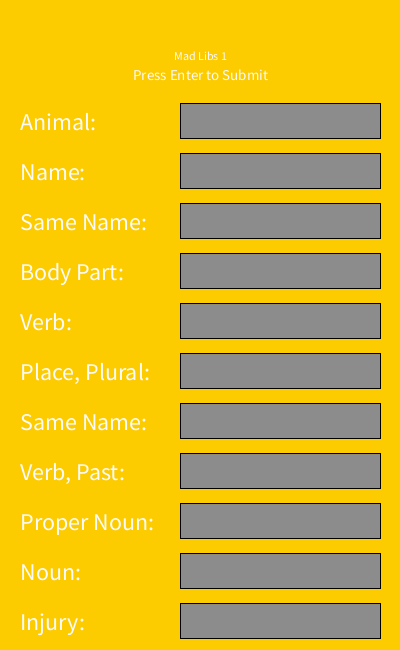
Frame 1 (no input)
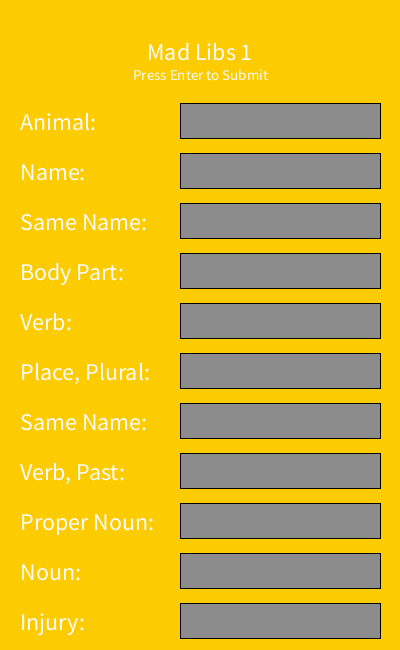
Frame 60 (the mouse pressed at the canvas centre just before this capture)
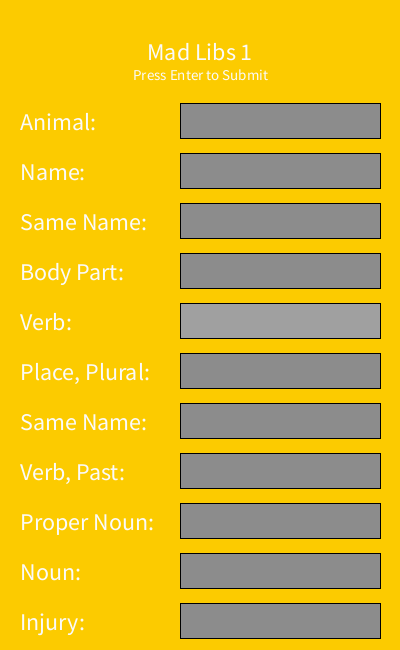
Frame 120 (the mouse held since frame 60 and released just before this capture)

The Processing sketch that drew these frames (run headless with seeded random() and noise(); from frame 60 on, the mouse is pressed at the canvas centre):

// Processing sketch: finalProj
// ── finalProj.pde
ArrayList<TEXTBOX> textboxes = new ArrayList<TEXTBOX>();
String textValues[] = new String [11];

int sceneNumber = 0;

void setup() {
  size(400, 650);

  TEXTBOX animal = new TEXTBOX(180, 103, 200, 35);
  TEXTBOX name = new TEXTBOX(180, 153, 200, 35);   
  TEXTBOX sameName = new TEXTBOX(180, 203, 200, 35);  
  TEXTBOX bodyPart = new TEXTBOX(180, 253, 200, 35);
  TEXTBOX verb = new TEXTBOX(180, 303, 200, 35);
  TEXTBOX place = new TEXTBOX(180, 353, 200, 35);
  TEXTBOX sameName1 = new TEXTBOX(180, 403, 200, 35);
  TEXTBOX verbPast = new TEXTBOX(180, 453, 200, 35);
  TEXTBOX properNoun = new TEXTBOX(180, 503, 200, 35);
  TEXTBOX noun = new TEXTBOX(180, 553, 200, 35);
  TEXTBOX injury = new TEXTBOX(180, 603, 200, 35);

  textboxes.add(animal);
  textboxes.add(name);
  textboxes.add(sameName);
  textboxes.add(bodyPart);
  textboxes.add(verb);
  textboxes.add(place);
  textboxes.add(sameName1);
  textboxes.add(verbPast);
  textboxes.add(properNoun);
  textboxes.add(noun);
  textboxes.add(injury);
}

void draw() {
  switch(sceneNumber) {
  case 0:
    scene0();
    break; //kinda like push pop. break btwn cases

  case 1:
    scene1();
    break;

  case 2:
    sceneNumber = 0;
    break;
  }
}

void scene0() {
  background(#FCCB00);

  // LABELS
  fill(250, 250, 250);
  text("Mad Libs 1", (width - textWidth("Mad Libs 1")) / 2, 60);
  textSize(15);
  text("Press Enter to Submit", (width - textWidth("Press Enter to Submit")) / 2, 80);
  textSize(24);
  text("Animal: ", 20, 130);
  text("Name: ", 20, 180);
  text("Same Name: ", 20, 230);
  text("Body Part: ", 20, 280);
  text("Verb: ", 20, 330);
  text("Place, Plural: ", 20, 380);
  text("Same Name: ", 20, 430);
  text("Verb, Past: ", 20, 480);
  text("Proper Noun: ", 20, 530);
  text("Noun: ", 20, 580);
  text("Injury: ", 20, 630);

  // DRAW THE TEXTBOXES
  for (TEXTBOX t : textboxes) {
    t.DRAW();
  }
}

//FOR SCENE 0; PRESS ON BOX TO TYPE
void mousePressed() {
  for (TEXTBOX t : textboxes) {
    t.PRESSED(mouseX, mouseY);
  }
}

//FOR SCENE 0; SUBMIT VALUES
void Submit() {
  for (int i = 0; i<textValues.length; i++) { 
    textValues[i] = textboxes.get(i).Text;
    println(textValues[i]);
  }
}

//FOR SCENE 1
void scene1() {
  background(#FCCB00);
  for (int i = 0; i<textValues.length; i++) { 
    text("My " + textValues[0] + 
    "'s name is " + textValues[1] + ". " +
    textValues[2] + " has ten" + textValues[3] + "s and likes to " + textValues[4] + " around " + textValues[5] + ". " +
    "Yesterday, " + textValues[6] + " " + textValues[7] + " up and down the " + textValues[8] + " in my neighborhood. " +
    "She bumped into a " + textValues[9] + " and got a concussion.", 5, 25 );
  }
}

//PRESS KEYS TO TYPE; PRESS ENTER TO SUBMIT
void keyPressed() {
  for (TEXTBOX t : textboxes) {
    if (t.KEYPRESSED(key, (int)keyCode)) {
      Submit();
      sceneNumber++;
    }
  }
}

// ── textBox.pde
public class TEXTBOX {
   public int X = 0, Y = 0, H = 35, W = 200;
   public int TEXTSIZE = 24;
   
   // COLORS
   public color Background = color(140, 140, 140);
   public color Foreground = color(0, 0, 0);
   public color BackgroundSelected = color(160, 160, 160);
   public color Border = color(30, 30, 30);
   
   public boolean BorderEnable = false;
   public int BorderWeight = 1;
   
   public String Text = "";
   public int TextLength = 0;

   private boolean selected = false;
   
   TEXTBOX() {
      // CREATE OBJECT DEFAULT TEXTBOX
   }
   
   TEXTBOX(int x, int y, int w, int h) {
      X = x; Y = y; W = w; H = h;
   }
   
   void DRAW() {
      // DRAWING THE BACKGROUND
      if (selected) {
         fill(BackgroundSelected);
      } else {
         fill(Background);
      }
      
      //if (BorderEnable) {
      //   strokeWeight(BorderWeight);
      //   stroke(Border);
      //} else {
      //   noStroke();
      //}
      
      rect(X, Y, W, H);
      
      // DRAWING THE TEXT ITSELF
      fill(Foreground);
      textSize(TEXTSIZE);
      text(Text, X + (textWidth("a") / 2), Y + TEXTSIZE);
   }
   
   // IF THE KEYCODE IS ENTER RETURN 1
   // ELSE RETURN 0
   boolean KEYPRESSED(char KEY, int KEYCODE) {
      if (selected) {
         if (KEYCODE == (int)BACKSPACE) {
            BACKSPACE();
         } else if (KEYCODE == 32) {
            // SPACE
            addText(' ');
         } else if (KEYCODE == (int)ENTER) {
            return true;
         } else {
            // CHECK IF THE KEY IS A LETTER OR A NUMBER
            boolean isKeyCapitalLetter = (KEY >= 'A' && KEY <= 'Z');
            boolean isKeySmallLetter = (KEY >= 'a' && KEY <= 'z');
            boolean isKeyNumber = (KEY >= '0' && KEY <= '9');
      
            if (isKeyCapitalLetter || isKeySmallLetter || isKeyNumber) {
               addText(KEY);
            }
         }
      }
      
      return false;
   }
   
   private void addText(char text) {
      // IF THE TEXT WIDHT IS IN BOUNDARIES OF THE TEXTBOX
      if (textWidth(Text + text) < W) {
         Text += text;
         TextLength++;
      }
   }
   
   private void BACKSPACE() {
      if (TextLength - 1 >= 0) {
         Text = Text.substring(0, TextLength - 1);
         TextLength--;
      }
   }
   
   // FUNCTION FOR TESTING IS THE POINT
   // OVER THE TEXTBOX
   private boolean overBox(int x, int y) {
      if (x >= X && x <= X + W) {
         if (y >= Y && y <= Y + H) {
            return true;
         }
      }
      
      return false;
   }
   
   void PRESSED(int x, int y) {
      if (overBox(x, y)) {
         selected = true;
      } else {
         selected = false;
      }
   }
}
